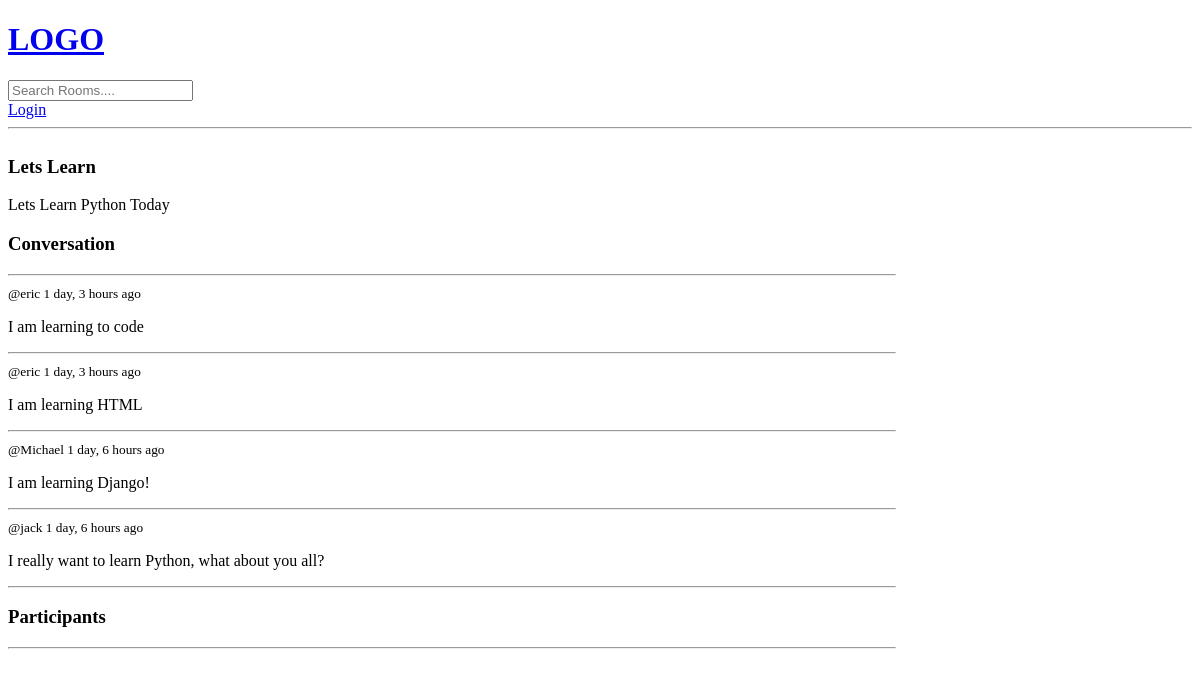
The app's page /room/1/, older data.
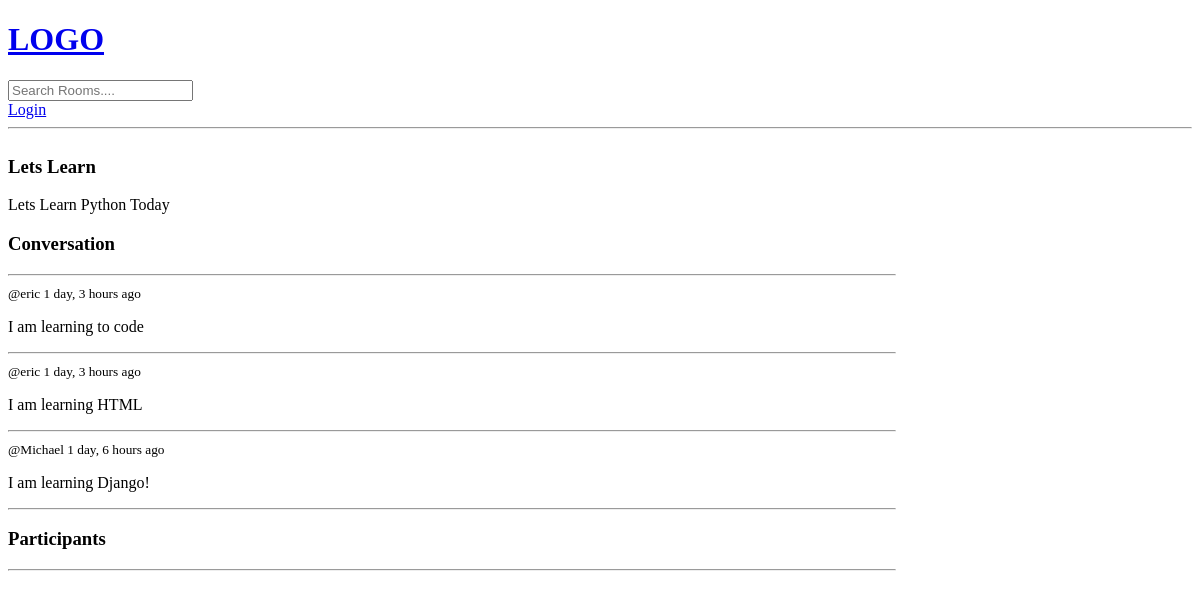
The same page, newer data.
### base/models.py (models this page shows, shortened)
class Message(models.Model):
    user = models.ForeignKey(User, on_delete=models.CASCADE)
    room = models.ForeignKey(Room, on_delete=models.CASCADE)
    body = models.TextField()
    updated = models.DateTimeField(auto_now=True)
    created = models.DateTimeField(auto_now_add=True)
    class Meta:
        ordering = ['-updated', '-created']

### base/views.py (the view, shortened to what this page needs)
# urls.py: path('room/<str:pk>/', views.room, name="room"),
def room(request, pk):
    room = Room.objects.get(id=pk)
    room_messages = room.message_set.all()
    participants = room.participants.all()
    context = {'room': room, 'room_messages': room_messages, 'participants': participants}
    return render(request, 'base/room.html', context)

### base/templates/base/room.html (shortened to what this page needs)
{% extends 'main.html' %}
{% block content %}
<div class="room-container">
  <div>
    <h3>{{room.name}}</h3>
    <p>{{room.description}}</p>
    <div class="comment-wrapper">
      <h3>Conversation</h3>
      <hr />
      {% for message in room_messages %}
      <div>
        <small>@{{message.user}} {{message.created|timesince}} ago</small>
        <p>{{message.body}}</p>
        <hr />
      </div>
      {% endfor %}
  </div>
  <div>
    <h3>Participants</h3>
    <hr>
  </div>
</div>
{% endblock content %}

Row changes from the older to the newer data that the page shows:
removed Message: user "jack", created "1 day, 6 hours", body "I really want to learn Python, what about you all?"
